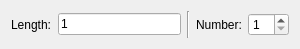
<?xml version="1.0" encoding="UTF-8"?>
<ui version="4.0">
 <class>LineBisector</class>
 <widget class="QWidget" name="LineBisector">
  <property name="geometry">
   <rect>
    <x>0</x>
    <y>0</y>
    <width>300</width>
    <height>49</height>
   </rect>
  </property>
  <layout class="QHBoxLayout">
   <item>
    <widget class="QLabel" name="LengthLabel">
     <property name="text">
      <string>Length:</string>
     </property>
     <property name="buddy">
      <cstring>Length</cstring>
     </property>
    </widget>
   </item>
   <item>
    <widget class="RMathLineEdit" name="Length">
     <property name="text">
      <string notr="true">1</string>
     </property>
     <property name="angle" stdset="0">
      <bool>false</bool>
     </property>
     <property name="defaultUnit" stdset="0">
      <number>0</number>
     </property>
    </widget>
   </item>
   <item>
    <widget class="Line" name="line">
     <property name="orientation">
      <enum>Qt::Vertical</enum>
     </property>
    </widget>
   </item>
   <item>
    <widget class="QLabel" name="NumberLabel">
     <property name="text">
      <string>Number:</string>
     </property>
     <property name="buddy">
      <cstring>Number</cstring>
     </property>
    </widget>
   </item>
   <item>
    <widget class="QSpinBox" name="Number">
     <property name="minimum">
      <number>1</number>
     </property>
    </widget>
   </item>
  </layout>
 </widget>
 <customwidgets>
  <customwidget>
   <class>RMathLineEdit</class>
   <extends>QLineEdit</extends>
   <header>RMathLineEdit.h</header>
  </customwidget>
 </customwidgets>
 <resources/>
 <connections/>
</ui>
